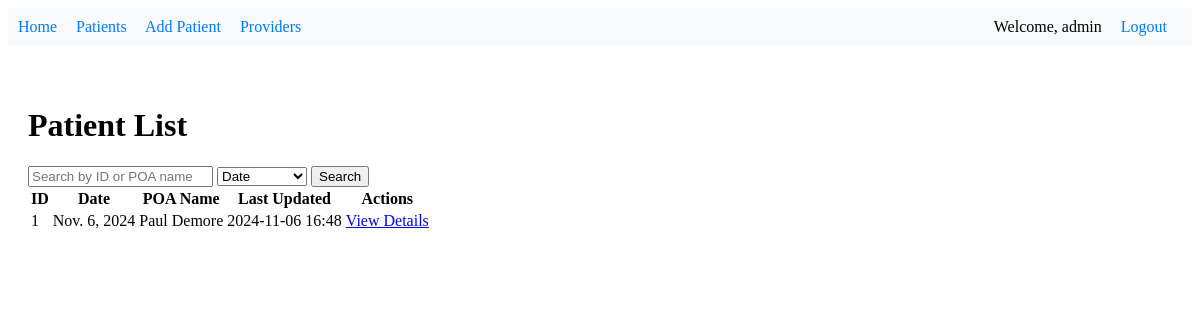
/patients/ (signed in), run on the app's committed database.
### patient_records/models.py (models this page shows, shortened)
class Patient(models.Model):
    GENDER_CHOICES = [
        ('M', 'Male'),
        ('F', 'Female'),
        ('O', 'Other'),
    ]
    id = models.AutoField(primary_key=True)
    date = models.DateField()
    allergies = models.TextField(blank=True, null=True)
    code_status = models.CharField(max_length=50, blank=True, null=True)
    poa_name = models.CharField(max_length=100)
    relationship = models.CharField(max_length=50, blank=True, null=True)
    poa_contact = models.CharField(max_length=100)
    veteran = models.BooleanField(default=False)
    veteran_spouse = models.BooleanField(default=False)
    marital_status = models.CharField(max_length=50, blank=True, null=True)
    street_address = models.CharField(max_length=255, blank=True, null=True)
    city = models.CharField(max_length=100, blank=True, null=True)
    state = models.CharField(max_length=100, blank=True, null=True)
    zip = models.CharField(max_length=20, blank=True, null=True)
    patient_phone = models.CharField(max_length=20, blank=True, null=True)
    patient_email = models.EmailField(blank=True, null=True)
    last_updated = models.DateTimeField(auto_now=True)
    modified_by = models.ForeignKey(User, on_delete=models.SET_NULL, null=True, blank=True)
    patient_number = models.CharField(max_length=10, unique=True, editable=False, null=True, blank=True)
    first_name = models.CharField(max_length=50, null=True, blank=True)
    middle_name = models.CharField(max_length=50, blank=True, null=True)
    last_name = models.CharField(max_length=50, null=True, blank=True)
    date_of_birth = models.DateField(null=True, blank=True)
    gender = models.CharField(max_length=1, choices=GENDER_CHOICES, null=True, blank=True)
    ssn = models.CharField(max_length=11, verbose_name="SSN", null=True, blank=True)
    height_cm = models.DecimalField(max_digits=5, decimal_places=2, verbose_name="Height (cm)", null=True, blank=True)
    height_inches = models.DecimalField(max_digits=5, decimal_places=2, verbose_name="Height (inches)", null=True, blank=True)

### patient_records/views.py (the view)
# urls.py: path('patients/', views.patient_list, name='patient_list'),
@login_required
def patient_list(request):
    breadcrumbs = [
        {'label': 'Patients', 'url': None}
    ]
    search_query = request.GET.get('search', '')
    sort_option = request.GET.get('sort', 'date')
    patients = Patient.objects.all()
    if search_query:
        patients = patients.filter(poa_name__icontains=search_query) | patients.filter(id__icontains=search_query)
    if sort_option:
        patients = patients.order_by(sort_option)
    paginator = Paginator(patients, 10)
    page_number = request.GET.get('page')
    page_obj = paginator.get_page(page_number)
    context = {
        'patients': page_obj,
        'is_paginated': paginator.num_pages > 1,
        'page_obj': page_obj,
        'breadcrumbs': breadcrumbs,
        'page_title': 'Patient List'
    }
    return render(request, 'patient_records/patient_list.html', context)

### patient_records/templates/patient_records/patient_list.html (shortened to what this page needs)
{% extends 'patient_records/base.html' %}
{% block content %}
<h1>Patient List</h1>
<form method="get" action="{% url 'patient_list' %}">
    <input type="text" name="search" placeholder="Search by ID or POA name" value="{{ request.GET.search }}">
    <select name="sort">
        <option value="date" {% if request.GET.sort == 'date' %}selected{% endif %}>Date</option>
    </select>
    <button type="submit">Search</button>
</form>
<table>
    <thead>
        <tr>
            <th>ID</th>
            <th>Date</th>
            <th>POA Name</th>
            <th>Last Updated</th>
            <th>Actions</th>
        </tr>
    </thead>
    <tbody>
        {% for patient in patients %}
        <tr>
            <td>{{ patient.id }}</td>
            <td>{{ patient.date }}</td>
            <td>{{ patient.poa_name }}</td>
            <td>{{ patient.last_updated|date:"Y-m-d H:i" }}</td>
            <td>
                <a href="{% url 'patient_detail' patient.id %}">View Details</a>
            </td>
        </tr>
        {% empty %}
        <tr>
            <td colspan="5">No patients found.</td>
        </tr>
        {% endfor %}
    </tbody>
</table>
{% endblock %}

### patient_records/templates/components/_navigation.html
{% if user.is_authenticated %}
    <nav>
        <a href="{% url 'home' %}">Home</a>
        <a href="{% url 'patient_list' %}">Patients</a>
        <a href="{% url 'add_patient' %}">Add Patient</a>
        <a href="{% url 'provider_list' %}">Providers</a>
        <div class="user-nav">
            <span>Welcome, {{ user.username }}</span>
            <a href="{% url 'logout' %}">Logout</a>
        </div>
    </nav>
{% endif %}

### patient_records/templates/patient_records/base.html (style rules this page uses)
nav { background-color: #f8f9fa; padding: 10px; margin-bottom: 20px; }
nav a { margin-right: 15px; text-decoration: none; color: #007bff; }
.user-nav { float: right; }
.user-nav span { margin-right: 15px; }

### data on the page
Patient: id "1", date "Nov. 6, 2024", poa_name "Paul Demore", last_updated "2024-11-06 16:48"

### other printed values
{{ user.username }} "admin"
